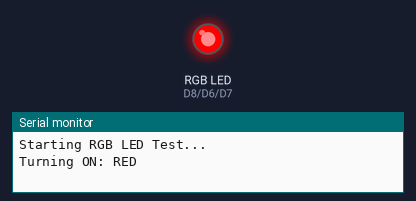
A sketch run on a simulated ESP8266 (NodeMCU). Shown: an RGB LED mixed from three pins (HIGH = lit), the last lines printed to the serial monitor.

Above: at 1.0 s.
At 3.0 s:
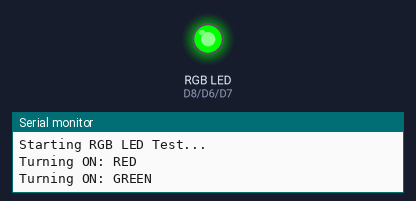
At 5.0 s:
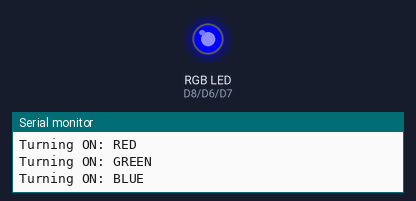
At 7.0 s:
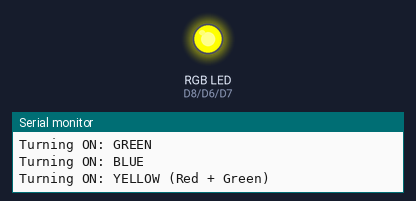
At 9.0 s:
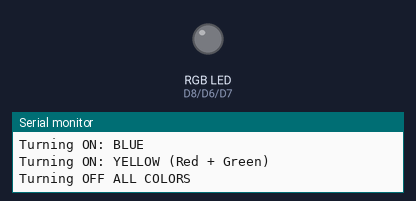
Timing chart, 0 to 13.0 s (numbered marks = the images above):
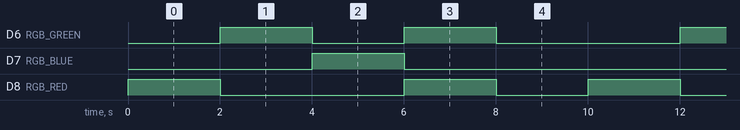

The sketch:

rgb_test.ino
```cpp
// hardware/rgb_test/rgb_test.ino

// RGB LED Pins
#define RGB_RED    D8
#define RGB_GREEN  D6
#define RGB_BLUE   D7

void setup() {
  pinMode(RGB_RED, OUTPUT);
  pinMode(RGB_GREEN, OUTPUT);
  pinMode(RGB_BLUE, OUTPUT);

  Serial.begin(115200);
  Serial.println("Starting RGB LED Test...");
}

void loop() {
  // 1. Test RED
  Serial.println("Turning ON: RED");
  digitalWrite(RGB_RED, HIGH);
  digitalWrite(RGB_GREEN, LOW);
  digitalWrite(RGB_BLUE, LOW);
  delay(2000); // Wait 2 seconds

  // 2. Test GREEN
  Serial.println("Turning ON: GREEN");
  digitalWrite(RGB_RED, LOW);
  digitalWrite(RGB_GREEN, HIGH);
  digitalWrite(RGB_BLUE, LOW);
  delay(2000);

  // 3. Test BLUE
  Serial.println("Turning ON: BLUE");
  digitalWrite(RGB_RED, LOW);
  digitalWrite(RGB_GREEN, LOW);
  digitalWrite(RGB_BLUE, HIGH);
  delay(2000);

  // 4. Test YELLOW (Red + Green)
  Serial.println("Turning ON: YELLOW (Red + Green)");
  digitalWrite(RGB_RED, HIGH);
  digitalWrite(RGB_GREEN, HIGH);
  digitalWrite(RGB_BLUE, LOW);
  delay(2000);

  // 5. ALL OFF
  Serial.println("Turning OFF ALL COLORS");
  digitalWrite(RGB_RED, LOW);
  digitalWrite(RGB_GREEN, LOW);
  digitalWrite(RGB_BLUE, LOW);
  delay(2000);
}
```

Measured:
- by itself, D6 (RGB_GREEN): repeats every 10.0 s: LOW 2.0 s, HIGH 2.0 s, LOW 4.0 s, HIGH 2.0 s
- by itself, D7 (RGB_BLUE): alternates HIGH for 2.0 s and LOW for 8.0 s
- by itself, D8 (RGB_RED): repeats every 10.0 s: LOW 4.0 s, HIGH 2.0 s, LOW 2.0 s, HIGH 2.0 s
